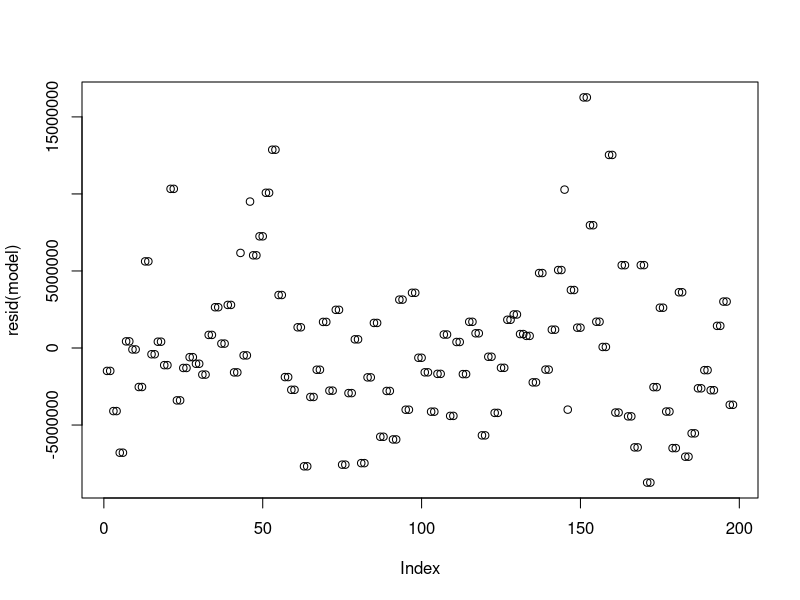
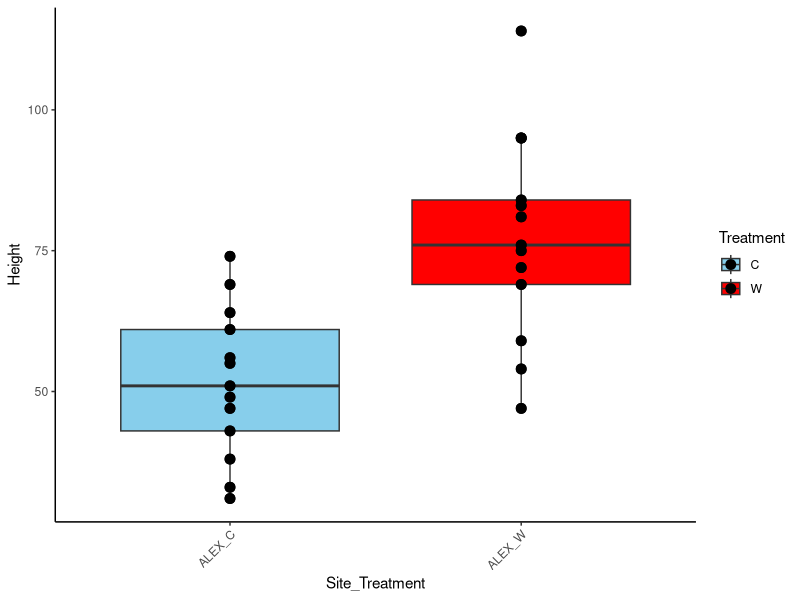
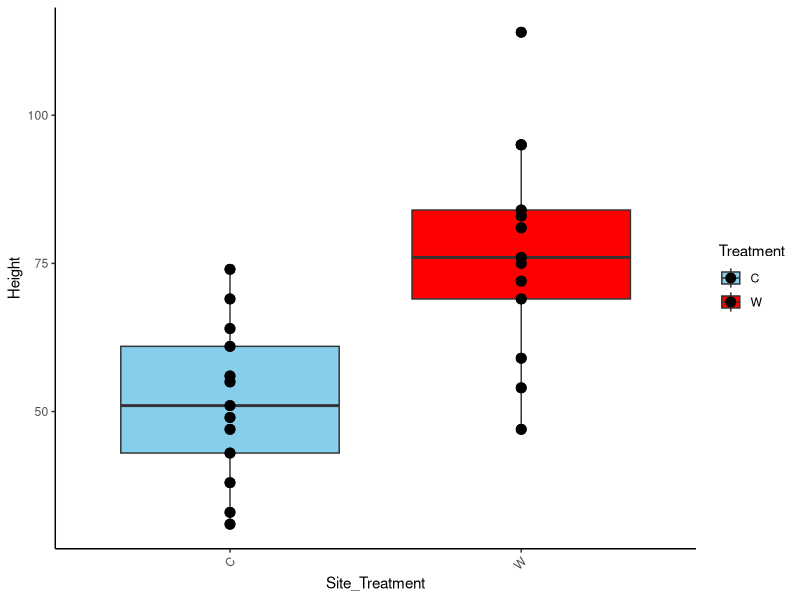
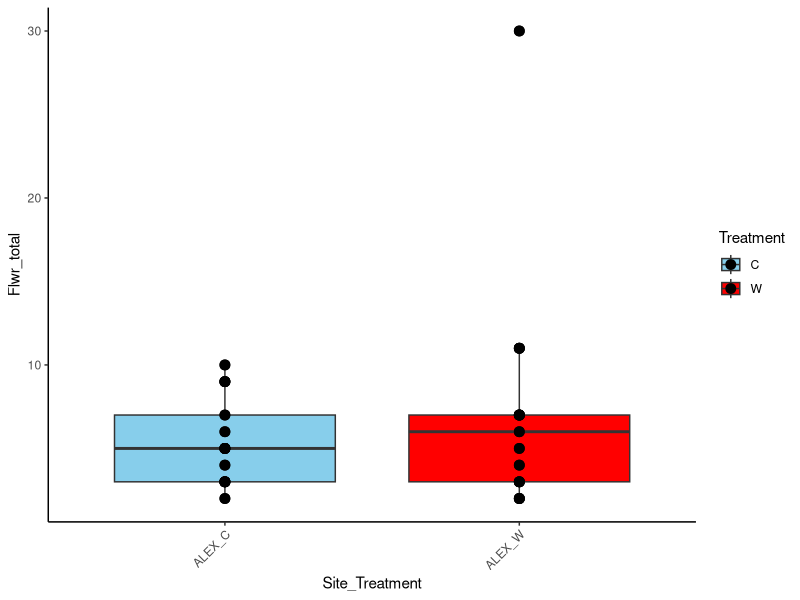
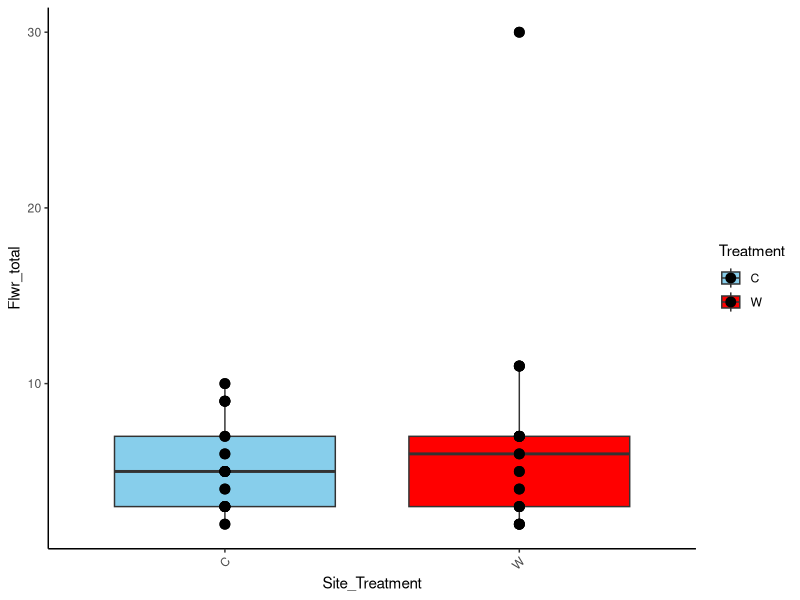
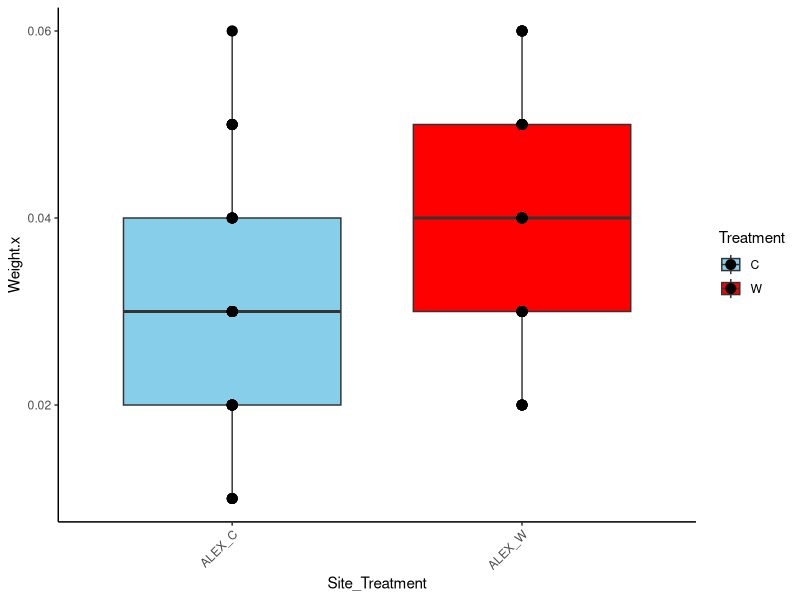
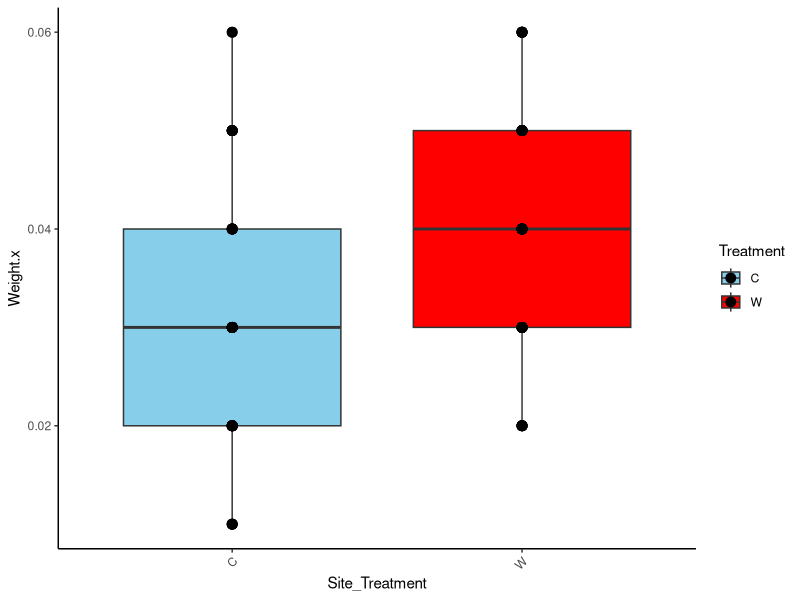
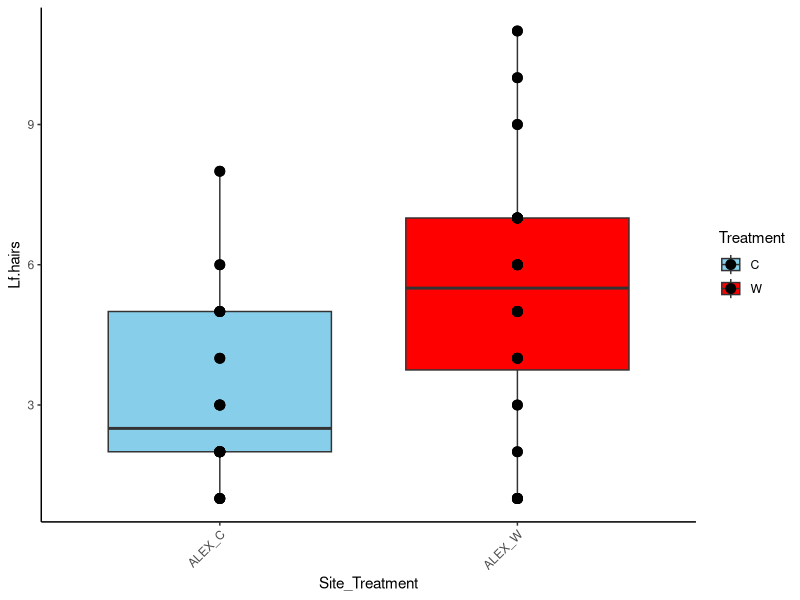

The R script that drew these images, in order: (Note: this script raises an error after producing the figures.)
#import

setwd("~/GitHub/Dryas_GenomeBC/10_Phenotypes")

# load data
data_field_2019 <- read.csv("data_files/dryas_field_traits_2019.csv", header=TRUE)
Total_Methylation_contexts <- read.table("data_files/bismark_summary_report.txt", sep="\t", header=TRUE)
SE_methylation_contexts <-read.table("data_files/SE_bismark_summary_report.txt", sep="\t", header=TRUE)
pheno_2018 <- read.csv("data_files/2018pheno-data_219.csv", header=TRUE)[,c(1:16)]
seed_germ_2018 <- read.csv("data_files/GermData2018Dryas.csv", header=TRUE)
seed_germ_2019 <- read.csv("data_files/Survival_Jan2021.csv", header=TRUE)
DNA_extraction_traits <- read.csv("data_files/dryas_DNA_extraction_traits.csv", header=TRUE)
meta_data_2018_Alex <- read.csv("data_files/dryas_field_metadata_2018.csv", header=TRUE)

#----------------------
# # Check aphids  and phenotype data before join with sequencing data
# data_field_20191 <- data_field_2019
# data_field_2019$Treatment <- data_field_2019$C.W.G
# data_field_2019$mix <- paste0( data_field_2019$Community, "_",  data_field_2019$C.W.G)
#
# traits <- c(  "Weight", "Lf.hairs",
#             "Aphids", "Crystals.on.lv", "X..Cap.Twist.2019")
#
# # Loop over each trait and create a plot
# for (trait in traits) {
#
#   # Filter data to remove NAs from the trait
#   Y2019_data_filtered <-  data_field_2019 %>%
#     filter(!is.na(.data[[trait]]))  # Make sure to filter NAs only
#
#   # Convert the trait to numeric (if it's not already)
#   Y2019_data_filtered[[trait]] <- as.numeric(as.character(Y2019_data_filtered[[trait]]))
#
#   # Running the Kruskal-Wallis test without using .data[[trait]]
#   kruskal_test_result <- kruskal.test(as.formula(paste(trait, "~ Treatment")), data = Y2019_data_filtered)
#
#   # Viewing the results
#   print(trait)
#   print(kruskal_test_result)
#
#   # Generate the filename for the plot
#   plot_filename <- paste0("./plots/2019_data_", trait, ".pdf")
#
#   # Save the plot to a pdf file
#   pdf(plot_filename)
#
#   # Create and save the plot
#   print(
#     ggplot(data = Y2019_data_filtered, aes(x = mix, y = .data[[trait]], fill = Treatment)) +
#       geom_boxplot() +
#       geom_point(size = 3) +
#       labs(x = "Site_Treatment", y = trait) +
#       scale_fill_manual(values = c("skyblue", "red")) +
#       theme_classic() +
#       scale_x_discrete(drop = TRUE) +  # Remove categories with NA or zero
#       theme(axis.text.x = element_text(angle = 45, hjust = 1))
#   )
#
#   # Close the pdf device
#   dev.off()
#
#   # Generate the filename for the second plot
#   plot_filename <- paste0("./plots/2019_Treatment_", trait, ".pdf")
#
#   # Save the plot to a pdf file
#   pdf(plot_filename)
#
#   # Create and save the plot
#   print(
#     ggplot(data = Y2019_data_filtered, aes(x = Treatment, y = .data[[trait]], fill = Treatment)) +
#       geom_boxplot() +
#       geom_point(size = 3) +
#       labs(x = "Site_Treatment", y = trait) +
#       scale_fill_manual(values = c("skyblue", "red"))  +
#       theme_classic() +
#       scale_x_discrete(drop = TRUE) +  # Remove categories with NA or zero
#       theme(axis.text.x = element_text(angle = 45, hjust = 1))
#   )
#
#   # Close the pdf device
#   dev.off()
# }
#-----------------------
# Format names and add IDs

Total_Methylation_contexts <- rbind(Total_Methylation_contexts, SE_methylation_contexts[c(1:2),])


# string split file names to get unique random IDs
split_filenames <- strsplit(Total_Methylation_contexts$File, "_")
extracted_values <- t( sapply(split_filenames, function(x) c(x[2], x[3], x[4])))
colnames(extracted_values) <- c("Site", "Tag", "Unique.Random.ID")
Total_Methylation_contexts1 <- cbind(extracted_values, Total_Methylation_contexts)

split_filenames1 <- strsplit(SE_methylation_contexts$File, "_")
extracted_values1 <- t( sapply(split_filenames1, function(x) c(x[1],x[2], x[3], x[4], x[5], x[6])))
SE_Methylation_contexts1 <- cbind(extracted_values1, SE_methylation_contexts)

Seed_meth <- SE_Methylation_contexts1[c(12:28),]
colnames(Seed_meth)[c(1:6)] <- c("Seedling", "Site", "W.C", "GrowChamber", "Unique.Random.ID", "Pot")
Mat_Flw_Meth <- SE_Methylation_contexts1[c(3:11),]
colnames(Mat_Flw_Meth)[c(1:5)] <- c("PhenoStage", "Site", "Plot", "Unique.Random.ID", "Tag")

# get Site_treat_plot_ID value for metadata and pheno2018 to join for unique ID 2018pheno
pheno_2018$mix <- as.factor(paste0(pheno_2018$Site, "_",pheno_2018$Plot, "_", pheno_2018$C.T, "_", pheno_2018$Plant.ID))
meta_data_2018_Alex$mix <- as.factor(paste0(meta_data_2018_Alex$Community, "_",meta_data_2018_Alex$Plot, "_", meta_data_2018_Alex$C.W.G, "_", meta_data_2018_Alex$Plant.ID))

pheno_2018_IDs <- dplyr::left_join(meta_data_2018_Alex, pheno_2018, by="mix")

#----------------------------
# join by Unique.Random.ID
Total_Methylation_contexts1$Unique.Random.ID <- as.factor(Total_Methylation_contexts1$Unique.Random.ID)
pheno_2018_IDs$Unique.Random.ID <- as.factor(pheno_2018_IDs$Unique.Random.ID)
data_field_2019$Unique.Random.ID <- as.factor(data_field_2019$Unique.Random.ID)
Mat_Flw_Meth$Unique.Random.ID <- as.factor(Mat_Flw_Meth$Unique.Random.ID)
Seed_meth$Unique.Random.ID <- as.factor(Seed_meth$Unique.Random.ID)
seed_germ_2018 $Unique.Random.ID <- as.factor(seed_germ_2018 $Unique.Random.ID)
seed_germ_2019$Unique.Random.ID <- as.factor(seed_germ_2019$Unique.Random.ID)
DNA_extraction_traits$Unique.Random.ID <- as.factor(DNA_extraction_traits$Unique.Random.ID)

# join
Total_data0 <- dplyr::left_join(Total_Methylation_contexts1, pheno_2018_IDs, by="Unique.Random.ID")
Total_data1 <- dplyr::left_join(Total_data0, data_field_2019, by="Unique.Random.ID")
Total_data2 <- dplyr::left_join(Total_data1, seed_germ_2018, by="Unique.Random.ID")
Total_data3 <- dplyr::left_join(Total_data2, seed_germ_2019, by="Unique.Random.ID")
Total_data <- dplyr::left_join(Total_data3, DNA_extraction_traits, by="Unique.Random.ID")

# join seedling data with parent data methylation
Seedling_data <- dplyr::left_join(Seed_meth, Total_data, by="Unique.Random.ID")

# join mature flower data with sen methylation data and phenology of plants
Phenology_data <- dplyr::left_join(Mat_Flw_Meth, Total_data, by="Unique.Random.ID")

colnames(Phenology_data)
colnames(Seedling_data)
colnames(Total_data)

write.table(Total_data, "Wild_Plant_Traits_Merged.tsv", sep = "\t", quote = FALSE, row.names = FALSE)
write.table(Seedling_data, "Seedling_Parent_Traits_Merged.tsv", sep = "\t", quote = FALSE, row.names = FALSE)
write.table(Phenology_data, "MatFlw_Sen_Plant_Traits_Merged.tsv", sep = "\t", quote = FALSE, row.names = FALSE)


#------------------------------
# group and summarize
library(dplyr)

Total_data$Site <- substr(Total_data$Site.x, 1, 3)
Total_data$Treatment <- substr(Total_data$File, 1, 1)
Total_data$mix <- as.factor(paste0( Total_data$Site, "_", Total_data$Treatment))

Total_data$mix_chamber <- as.factor(paste0( Total_data$Site, "_", Total_data$Treatment, "_", Total_data$Chamber))

# calculate %meth
Total_data$percent_CpG <- (Total_data$Methylated.CpGs/(Total_data$Methylated.CpGs + Total_data$Unmethylated.CpGs))*100
Total_data$percent_chg <- (Total_data$Methylated.CpGs/(Total_data$Methylated.chgs + Total_data$Unmethylated.chgs))*100
Total_data$percent_CHH <- (Total_data$Methylated.CpGs/(Total_data$Methylated.CHHs + Total_data$Unmethylated.CHHs))*100

Total_data$TotalCs <- (Total_data$Methylated.CHHs + Total_data$Unmethylated.CHHs)+(Total_data$Methylated.chgs + Total_data$Unmethylated.chgs)+(Total_data$Methylated.CpGs + Total_data$Unmethylated.CpGs)
Total_data$TotalmCs <- Total_data$Methylated.CHHs+Total_data$Methylated.chgs+Total_data$Methylated.CpGs
Total_data$TotalCHH <- (Total_data$Methylated.CHHs + Total_data$Unmethylated.CHHs)+(Total_data$Methylated.chgs + Total_data$Unmethylated.chgs)+(Total_data$Methylated.CpGs + Total_data$Unmethylated.CpGs)
Total_data$Totalchg <- (Total_data$Methylated.CHHs + Total_data$Unmethylated.CHHs)+(Total_data$Methylated.chgs + Total_data$Unmethylated.chgs)+(Total_data$Methylated.CpGs + Total_data$Unmethylated.CpGs)
Total_data$TotalCpG <- (Total_data$Methylated.CHHs + Total_data$Unmethylated.CHHs)+(Total_data$Methylated.chgs + Total_data$Unmethylated.chgs)+(Total_data$Methylated.CpGs + Total_data$Unmethylated.CpGs)


databySite <- group_by(Total_data, by=Treatment)
#summarize


sum_treatment_summary <- summarize(databySite,
                                   Aligned.Reads = sum(Aligned.Reads, na.rm = TRUE),
                                   Total.Reads = sum(Total.Reads, na.rm = TRUE),
                                   Methylated.CpGs = sum(Methylated.CpGs, na.rm = TRUE),
                                   Methylated.chgs = sum(Methylated.chgs, na.rm = TRUE),
                                   Methylated.CHHs = sum(Methylated.CHHs, na.rm = TRUE),
                                   Unmethylated.CpGs = sum(Unmethylated.CpGs, na.rm = TRUE),
                                   Unmethylated.chgs = sum(Unmethylated.chgs, na.rm = TRUE),
                                   Unmethylated.CHHs = sum(Unmethylated.CHHs, na.rm = TRUE),
                                   percent_CpG = sum(percent_CpG, na.rm = TRUE),
                                   percent_chg = sum(percent_chg, na.rm = TRUE),
                                   percent_CHH = sum(percent_CHH, na.rm = TRUE),
                                   Height = sum(Height, na.rm = TRUE),
                                   Flwr_total = sum(Flwr_total, na.rm = TRUE),
                                   Lf.Weight.2018 = sum(Weight.x, na.rm = TRUE),
                                   Lf.hairs.field = sum(Lf.hairs, na.rm = TRUE),
                                   Aphids = sum(Aphids, na.rm = TRUE),
                                   Crystals.on.lv = sum(Crystals.on.lv, na.rm = TRUE),
                                   Seed_count2018 = sum(X..seeds..all.seeds., na.rm = TRUE),
                                   Seed_weight2018 = sum(weight.all.seeds..g.mg., na.rm = TRUE),
                                   Dryas.seed.Ripeness = sum(Dryas.seed.Ripeness, na.rm = TRUE),
                                   Seed_count2019 = sum(Number.of.Seeds, na.rm = TRUE),
                                   Seed.weight2019 = sum(Seed.weight.mg, na.rm = TRUE),
                                   Percent_germ2019 = sum(Percent_germ, na.rm = TRUE),
                                   Numb.Lv = sum(Numb.Lv, na.rm = TRUE),
                                   Hair.on.leaves = sum(Hair.on.leaves, na.rm = TRUE)
)

mean_treatment_summary <- summarize(databySite,
                                    Aligned.Reads = mean(Aligned.Reads, na.rm = TRUE),
                                    Total.Reads = mean(Total.Reads, na.rm = TRUE),
                                    Methylated.CpGs = mean(Methylated.CpGs, na.rm = TRUE),
                                    Methylated.chgs = mean(Methylated.chgs, na.rm = TRUE),
                                    Methylated.CHHs = mean(Methylated.CHHs, na.rm = TRUE),
                                    Unmethylated.CpGs = mean(Unmethylated.CpGs, na.rm = TRUE),
                                    Unmethylated.chgs = mean(Unmethylated.chgs, na.rm = TRUE),
                                    Unmethylated.CHHs = mean(Unmethylated.CHHs, na.rm = TRUE),
                                    Height = mean(Height, na.rm = TRUE),
                                    Flwr_total = mean(Flwr_total, na.rm = TRUE),
                                    Lf.Weight.2018 = mean(Weight.x, na.rm = TRUE),
                                    Lf.hairs.field = mean(Lf.hairs, na.rm = TRUE),
                                    Aphids = mean(Aphids, na.rm = TRUE),
                                    Crystals.on.lv = mean(Crystals.on.lv, na.rm = TRUE),
                                    Seed_count2018 = mean(X..seeds..all.seeds., na.rm = TRUE),
                                    Seed_weight2018 = mean(weight.all.seeds..g.mg., na.rm = TRUE),
                                    Dryas.seed.Ripeness = mean(Dryas.seed.Ripeness, na.rm = TRUE),
                                    Seed_count2019 = mean(Number.of.Seeds, na.rm = TRUE),
                                    Seed.weight2019 = mean(Seed.weight.mg, na.rm = TRUE),
                                    Percent_germ2019 = mean(Percent_germ, na.rm = TRUE),
                                    Numb.Lv = mean(Numb.Lv, na.rm = TRUE),
                                    Hair.on.leaves = mean(Hair.on.leaves, na.rm = TRUE)
)
write.table(mean_treatment_summary, "mean_treatment_summary.tsv", sep = "\t", quote = FALSE, row.names = FALSE)


#----------------
#group
databySite <- group_by(Total_data, by=mix)
#summarize


sum_Site_treatment_summary <- summarize(databySite,
                                        Aligned.Reads = sum(Aligned.Reads, na.rm = TRUE),
                                        Total.Reads = sum(Total.Reads, na.rm = TRUE),
                                        Methylated.CpGs = sum(Methylated.CpGs, na.rm = TRUE),
                                        Methylated.chgs = sum(Methylated.chgs, na.rm = TRUE),
                                        Methylated.CHHs = sum(Methylated.CHHs, na.rm = TRUE),
                                        Unmethylated.CpGs = sum(Unmethylated.CpGs, na.rm = TRUE),
                                        Unmethylated.chgs = sum(Unmethylated.chgs, na.rm = TRUE),
                                        Unmethylated.CHHs = sum(Unmethylated.CHHs, na.rm = TRUE),
                                        Height = sum(Height, na.rm = TRUE),
                                        Flwr_total = sum(Flwr_total, na.rm = TRUE),
                                        Lf.Weight.2018 = sum(Weight.x, na.rm = TRUE),
                                        Lf.hairs.field = sum(Lf.hairs, na.rm = TRUE),
                                        Aphids = sum(Aphids, na.rm = TRUE),
                                        Crystals.on.lv = sum(Crystals.on.lv, na.rm = TRUE),
                                        Seed_count2018 = sum(X..seeds..all.seeds., na.rm = TRUE),
                                        Seed_weight2018 = sum(weight.all.seeds..g.mg., na.rm = TRUE),
                                        Dryas.seed.Ripeness = sum(Dryas.seed.Ripeness, na.rm = TRUE),
                                        Seed_count2019 = sum(Number.of.Seeds, na.rm = TRUE),
                                        Seed.weight2019 = sum(Seed.weight.mg, na.rm = TRUE),
                                        Percent_germ2019 = sum(Percent_germ, na.rm = TRUE),
                                        Numb.Lv = sum(Numb.Lv, na.rm = TRUE),
                                        Hair.on.leaves = sum(Hair.on.leaves, na.rm = TRUE)
)

mean_Site_treatment_summary <- summarize(databySite,
                                        Aligned.Reads = mean(Aligned.Reads, na.rm = TRUE),
                                        Total.Reads = mean(Total.Reads, na.rm = TRUE),
                                        Methylated.CpGs = mean(Methylated.CpGs, na.rm = TRUE),
                                        Methylated.chgs = mean(Methylated.chgs, na.rm = TRUE),
                                        Methylated.CHHs = mean(Methylated.CHHs, na.rm = TRUE),
                                        Unmethylated.CpGs = mean(Unmethylated.CpGs, na.rm = TRUE),
                                        Unmethylated.chgs = mean(Unmethylated.chgs, na.rm = TRUE),
                                        Unmethylated.CHHs = mean(Unmethylated.CHHs, na.rm = TRUE),
                                        Height = mean(Height, na.rm = TRUE),
                                        Flwr_total = mean(Flwr_total, na.rm = TRUE),
                                        Lf.Weight.2018 = mean(Weight.x, na.rm = TRUE),
                                        Lf.hairs.field = mean(Lf.hairs, na.rm = TRUE),
                                        Aphids = mean(Aphids, na.rm = TRUE),
                                        Crystals.on.lv = mean(Crystals.on.lv, na.rm = TRUE),
                                        Seed_count2018 = mean(X..seeds..all.seeds., na.rm = TRUE),
                                        Seed_weight2018 = mean(weight.all.seeds..g.mg., na.rm = TRUE),
                                        Dryas.seed.Ripeness = mean(Dryas.seed.Ripeness, na.rm = TRUE),
                                        Seed_count2019 = mean(Number.of.Seeds, na.rm = TRUE),
                                        Seed.weight2019 = mean(Seed.weight.mg, na.rm = TRUE),
                                        Percent_germ2019 = mean(Percent_germ, na.rm = TRUE),
                                        Numb.Lv = mean(Numb.Lv, na.rm = TRUE),
                                        Hair.on.leaves = mean(Hair.on.leaves, na.rm = TRUE)
)

write.table(mean_Site_treatment_summary, "mean_Site_treatment_summary.tsv", sep = "\t", quote = FALSE, row.names = FALSE)

#--------------------------------
# Group by low and High chambers and site

databyChamber <- group_by(Total_data, by=Site, Treatment, Chamber)
#summarize

sum_chamber_summary <- summarize(databyChamber,
                                   Percent_germ2019 = sum(Percent_germ, na.rm = TRUE),
)

#---------------------------------
#ggplot

# remove the extra samples
Total_data <- Total_data[-c(101, 202:203),]


# link Alex sites

Total_data$Site_Alex <- gsub("CAS|WIL|FER|MEA|DRY", "ALEX", Total_data$Site)

Total_data$mix <- as.factor(paste0(Total_data$Site_Alex, "_", Total_data$Treatment))

#----------------------
library(dplyr)
library(ggplot2)
library(car)
library(lme4)

# Define the trait
traits <- c(#"Aligned.Reads", "Total.Reads", "Methylated.CpGs", "Methylated.chgs", "Methylated.CHHs",
            #"Unmethylated.CpGs", "Unmethylated.chgs", "Unmethylated.CHHs",
            #"percent_CpG", "percent_chg", "percent_CHH",
            #"TotalCpG", "Totalchg", "TotalCHH", "TotalmCs", "TotalCs")
             "Height", "Flwr_total", "Weight.x", "Lf.hairs",
             "Aphids",  "X..seeds..all.seeds.", "weight.all.seeds..g.mg.",
             "Dryas.seed.Ripeness", "Number.of.Seeds", "Seed.weight.mg",
             "Percent_germ", "Numb.Lv", "Hair.on.leaves")

Total_data$Methylated.CHHs[which(Total_data$Methylated.CHHs>1e8)] <- NA

# Loop over each trait and create a plot
for (trait in traits) {
  # Filter data to remove NAs and zeros from the trait
  Total_data_filtered <- Total_data %>%
    filter(!is.na(.data[[trait]]) & .data[[trait]] != 0)

  # Convert the trait to numeric (if it's not already)
  Total_data_filtered[[trait]] <- as.numeric(as.character(Total_data_filtered[[trait]]))

  # Running the Kruskal-Wallis test without using .data[[trait]]
  kruskal_test_result <- kruskal.test(as.formula(paste(trait, "~ Treatment")), data = Total_data_filtered)

  # Viewing the results
  print(trait)
  print(kruskal_test_result)

  #----------------------------
  model <- lmer(as.formula(paste(trait, "~ Treatment+(1 | Site)")), data = Total_data)
  summary(model)
  #plot(resid(model))
  # Type II ANOVA
  print(Anova(model, type = 2))

  #----------------------------
  # Generate the filename for the plot
  plot_filename <- paste0("./plots/", trait, ".pdf")

  # Save the plot to a pdf file
  pdf(plot_filename)

  # Create and save the plot
  print(
    ggplot(data = Total_data_filtered, aes(x = mix, y = .data[[trait]], fill =Treatment)) +
      geom_boxplot() +
      geom_point(size = 3) +
      labs(x = "Site_Treatment", y = trait) +
      scale_fill_manual(values = c("skyblue", "red") ) +
      theme_classic() +
      scale_x_discrete(drop = TRUE) +  # Remove categories with NA or zero
      theme(axis.text.x = element_text(angle = 45, hjust = 1))
  )

  # Close the pdf device
  dev.off()

  # Generate the filename for the plot
  plot_filename <- paste0("./plots/Treatment_", trait, ".pdf")

  # Save the plot to a pdf file
  pdf(plot_filename)

  # Create and save the plot
  print(
    ggplot(data = Total_data_filtered, aes(x =Treatment, y = .data[[trait]], fill = Treatment)) +
      geom_boxplot() +
      geom_point(size = 3) +
      labs(x = "Site_Treatment", y = trait) +
      scale_fill_manual(values = c("skyblue", "red"))  +
      theme_classic() +
      scale_x_discrete(drop = TRUE) +  # Remove categories with NA or zero
      theme(axis.text.x = element_text(angle = 45, hjust = 1))
  )

  # Close the pdf device
  dev.off()
}

#############################
# Make plot of Germination in each growth chamber by site

trait="Percent_germ"
# Filter data to remove NAs and zeros from the trait
Total_data_filtered <- Total_data %>%
  filter(!is.na(.data[[trait]]) & .data[[trait]] != 0)

# Convert the trait to numeric (if it's not already)
Total_data_filtered[[trait]] <- as.numeric(as.character(Total_data_filtered[[trait]]))

Total_data_filtered$Site_Chamber <- paste0(Total_data_filtered$Site_Alex, "_", Total_data_filtered$Chamber)
# Generate the filename for the plot
plot_filename <- paste0("./plots/Site_Chamber_", trait, ".pdf")

# Save the plot to a pdf file
pdf(plot_filename)

# Create and save the plot
print(
  ggplot(data = Total_data_filtered, aes(x =Site_Chamber, y = .data[[trait]])) +
    geom_boxplot(fill="green") +
    geom_point(size = 3) +
    labs(x = "Home site _ Growth chamber", y = "Percentage germination") +
    theme_classic() +
    theme(axis.text.x = element_text(angle = 45, hjust = 1))
)
# Close the pdf device
dev.off()

plot_filename <- paste0("./plots/Chamber_", trait, ".pdf")

# Save the plot to a pdf file
pdf(plot_filename)

# Create and save the plot
print(
  ggplot(data = Total_data_filtered, aes(x =Chamber, y = .data[[trait]])) +
    geom_boxplot() +
    geom_point(size = 3) +
    labs(x = "Site_Treatment", y = trait) +
    theme_classic() +
    theme(axis.text.x = element_text(angle = 45, hjust = 1))
)

# Close the pdf device
dev.off()

# Make png
plot_filename <- paste0("./plots/Site_Chamber_", trait, ".png")
png(plot_filename, width=1500, height=1200, res=300)
print(
  ggplot(data = Total_data_filtered, aes(x =Site_Chamber, y = .data[[trait]])) +
    geom_boxplot(fill="green") +
    geom_point(size = 3) +
    labs(x = "Home site _ Growth chamber", y = "Percentage germination") +
    theme_classic() +
    theme(axis.text.x = element_text(angle = 45, hjust = 1))
)

dev.off()


# Convert the trait to numeric (if it's not already)
Total_data_filtered[[trait]] <- as.numeric(as.character(Total_data_filtered[[trait]]))

# Running the Kruskal-Wallis test without using .data[[trait]]
kruskal_test_result <- kruskal.test(as.formula(paste(trait, "~ Chamber")), data = Total_data_filtered)

# Viewing the results
print(trait)
print(kruskal_test_result)


####################################
# check significance of total methylation in each context

# Fit the MANOVA model
model <- manova(cbind(Methylated.CpGs, Methylated.chgs, Methylated.CHHs) ~ Treatment+Site, data = Total_data)

# Print the summary of the MANOVA
summary(model)

# You can also get a detailed result using:
summary(model, test = "Wilks")  # Wilks' Lambda test is commonly used

# Df   Wilks approx F num Df den Df  Pr(>F)
# Treatment   1 0.95319   3.0937      3 189.00 0.02819 *
#   Site        7 0.38312  10.2627     21 543.26 < 2e-16 ***
#   Residuals 191
# ---
#   Signif. codes:  0 ‘***’ 0.001 ‘**’ 0.01 ‘*’ 0.05 ‘.’ 0.1 ‘ ’ 1

#--------------------
# Fit the ANOVA model
anova_model <- aov(Methylated.CpGs ~ Treatment +Site, data = Total_data)

# Print the summary of the ANOVA
summary(anova_model)

# Df    Sum Sq   Mean Sq F value Pr(>F)
# Treatment     1 9.954e+13 9.954e+13   3.605 0.0591 .
# Site          7 3.184e+15 4.548e+14  16.473 <2e-16 ***
#   Residuals   191 5.274e+15 2.761e+13

#--------------------------
# Fit the ANOVA model
anova_model <- aov(Methylated.chgs ~ Treatment + Site, data = Total_data)

# Print the summary of the ANOVA
summary(anova_model)

# Df    Sum Sq   Mean Sq F value   Pr(>F)
# Treatment     1 9.104e+13 9.104e+13   7.438  0.00698 **
#   Site          7 1.295e+15 1.850e+14  15.113 1.17e-15 ***
#   Residuals   191 2.338e+15 1.224e+13

#------------------------
# Example data (replace with your own dataset)

# Fit the ANOVA model
anova_model <- aov(Methylated.CHHs ~ Treatment +Site, data = Total_data)

# Print the summary of the ANOVA
summary(anova_model)

# Df    Sum Sq   Mean Sq F value  Pr(>F)
# Treatment     1 6.243e+14 6.243e+14   5.855 0.01647 *
#   Site          7 2.526e+15 3.609e+14   3.385 0.00198 **
#   Residuals   191 2.036e+16 1.066e+14

##############################
# if not normally distributed

# Running the Kruskal-Wallis test
kruskal_test_result <- kruskal.test(Methylated.CHHs ~ Treatment, data = Total_data)

# Viewing the results
print(kruskal_test_result)

# data:  Methylated.CHHs by Treatment
# Kruskal-Wallis chi-squared = 6.0665, df = 1, p-value = 0.01378

#----------------------
# Running the Kruskal-Wallis test
kruskal_test_result <- kruskal.test(Unmethylated.CHHs ~ Treatment, data = Total_data)

# Viewing the results
print(kruskal_test_result)

#data:  Unmethylated.CHHs by Treatment
#Kruskal-Wallis chi-squared = 0.9745, df = 1, p-value = 0.3236
#---------------------
# Running the Kruskal-Wallis test
kruskal_test_result <- kruskal.test(percent_CHH ~ Treatment, data = Total_data)

# Viewing the results
print(kruskal_test_result)

#data:  percent_CHH by Treatment
#Kruskal-Wallis chi-squared = 1.3986, df = 1, p-value = 0.237

###########################################
library(lme4)
# Fit a mixed-effects model
model <- lmer(Methylated.CHHs ~ Treatment + (1 | Site), data = Total_data)

# View model summary
summary(model)

plot(resid(model))

# get significance
install.packages("car")
library(car)

# Type II ANOVA
Anova(model, type = 2)

# Treatment 5.8553  1    0.01553 *

####################################
# Test percentage specifically

# Fit the MANOVA model
model <- manova(cbind(percent_CpG,percent_chg, percent_CHH) ~ Treatment+Site, data = Total_data)

# Print the summary of the MANOVA
summary(model)

# You can also get a detailed result using:
summary(model, test = "Wilks")  # Wilks' Lambda test is commonly used

# Df   Wilks approx F num Df den Df  Pr(>F)
# Treatment   1 0.96888    3.051      2    190 0.04964 *
#   Site        7 0.37351   17.270     14    380 < 2e-16 ***
#   Residuals 191

#--------------------------
# Fit the ANOVA model
anova_model <- aov(percent_CpG ~ Treatment + Site, data = Total_data)

# Print the summary of the ANOVA
summary(anova_model)

# Df Sum Sq Mean Sq F value Pr(>F)
# Treatment     1   15.0   14.98   4.305 0.0393 *
#   Site          7 1723.2  246.18  70.741 <2e-16 ***
#   Residuals   191  664.7    3.48

#--------------------------
# Fit the ANOVA model
anova_model <- aov(percent_chg ~ Treatment + Site, data = Total_data)

# Print the summary of the ANOVA
summary(anova_model)

# Df Sum Sq Mean Sq F value Pr(>F)
# Treatment     1   6.64    6.64   4.763 0.0303 *
#   Site          7 314.97   45.00  32.269 <2e-16 ***
#   Residuals   191 266.33    1.39

#------------------------
# Example data (replace with your own dataset)

# Fit the ANOVA model
anova_model <- aov(percent_CHH ~ Treatment +Site, data = Total_data)

# Print the summary of the ANOVA
summary(anova_model)

# Df Sum Sq Mean Sq F value Pr(>F)
# Treatment     1  0.176  0.1762   3.735 0.0548 .
# Site          7  8.560  1.2228  25.922 <2e-16 ***
#   Residuals   191  9.010  0.0472

###########################################

# Fit the MANOVA model
model <- manova(cbind(Unmethylated.CpGs, Unmethylated.chgs, Unmethylated.CHHs) ~ Treatment+Site, data = Total_data)

# Print the summary of the MANOVA
summary(model)

# You can also get a detailed result using:
summary(model, test = "Wilks")  # Wilks' Lambda test is commonly used

# Df   Wilks approx F num Df den Df Pr(>F)
# Treatment   1 0.97083   1.8927      3 189.00 0.1322
# Site        7 0.19677  19.6995     21 543.26 <2e-16 ***
#   Residuals 191
# ---
#   Signif. codes:  0 ‘***’ 0.001 ‘**’ 0.01 ‘*’ 0.05 ‘.’ 0.1 ‘ ’ 1


#---------------
# Fit the ANOVA model
anova_model <- aov(TotalmCs ~ Treatment +Site, data = Total_data)

# Print the summary of the ANOVA
summary(anova_model)
# Treatment     1 1.981e+15 1.981e+15   6.830  0.00968 **
#   Site          7 1.710e+16 2.443e+15   8.427 5.68e-09 ***
#   Residuals   191 5.538e+16 2.900e+14
# ---

#------------------
# Fit the ANOVA model
anova_model <- aov(TotalCs ~ Treatment +Site, data = Total_data)

# Print the summary of the ANOVA
summary(anova_model)

# Df    Sum Sq   Mean Sq F value   Pr(>F)
# Treatment     1 2.041e+16 2.041e+16   0.780    0.378
# Site          7 1.202e+18 1.717e+17   6.559 6.01e-07 ***
#   Residuals   191 5.001e+18 2.618e+16
#




##############################
# Traits measured across all sites

# Fit the MANOVA model
model <- manova(cbind(Lf.hairs,Number.of.Seeds, Percent_germ, Weight.x, Seed.weight.mg) ~ Treatment+Site, data = Total_data)

# Print the summary of the MANOVA
summary(model)

# You can also get a detailed result using:
summary(model, test = "Wilks")  # Wilks' Lambda test is commonly used

# Df   Wilks approx F num Df den Df    Pr(>F)
# Treatment  1 0.43504   7.7919      5     30 8.499e-05 ***
#   Site       2 0.67394   1.3087     10     60    0.2467
# Residuals 34
# ---
#   Signif. codes:  0 ‘***’ 0.001 ‘**’ 0.01 ‘*’ 0.05 ‘.’ 0.1 ‘ ’ 1


#############################

# Fit the ANOVA model
anova_model <- aov(Lf.hairs ~ Treatment + Site, data = Total_data)

# Print the summary of the ANOVA
summary(anova_model)

# Df Sum Sq Mean Sq F value   Pr(>F)
# Treatment    1  161.8  161.78  28.704 6.95e-07 ***
#   Site         4  205.7   51.43   9.125 3.42e-06 ***
#   Residuals   86  484.7    5.64
# ---
#   Signif. codes:  0 ‘***’ 0.001 ‘**’ 0.01 ‘*’ 0.05 ‘.’ 0.1 ‘ ’ 1
# 108 observations deleted due to missingness
#---------------------------

# Fit the ANOVA model
anova_model <- aov(Number.of.Seeds ~ Treatment + Site, data = Total_data)

# Print the summary of the ANOVA
summary(anova_model)

# Df Sum Sq Mean Sq F value   Pr(>F)
# Treatment     1   1356  1355.6  22.440 6.14e-06 ***
#   Site          5   1337   267.5   4.428 0.000993 ***
#   Residuals   117   7068    60.4
# ---
#   Signif. codes:  0 ‘***’ 0.001 ‘**’ 0.01 ‘*’ 0.05 ‘.’ 0.1 ‘ ’ 1
# 76 observations deleted due to missingness
#---------------------------
# Fit the ANOVA model
anova_model <- aov(Percent_germ ~ Treatment + Site, data = Total_data)

# Print the summary of the ANOVA
summary(anova_model)
# Df Sum Sq Mean Sq F value   Pr(>F)
# Treatment     1 0.0215 0.02150   2.445 0.120931
# Site          5 0.2375 0.04751   5.401 0.000184 ***
#   Residuals   105 0.9236 0.00880
# ---
#   Signif. codes:  0 ‘***’ 0.001 ‘**’ 0.01 ‘*’ 0.05 ‘.’ 0.1 ‘ ’ 1
# 88 observations deleted due to missingness

###################################


# Take a look at seedlings data
# Seedling_data

#------------------------------
# group and summarize

library(dplyr)

Seedling_data$Treatment <-Seedling_data$W.C
Seedling_data$mix <- as.factor(paste0( Seedling_data$Site, "_", Seedling_data$W.C))

Seedling_data$mix_chamber <- as.factor(paste0( Seedling_data$Site, "_", Seedling_data$Treatment, "_", Seedling_data$Chamber))

#group
databySite <- group_by(Seedling_data, by=mix_chamber)
#summarize


sum_Site_treatment_summary <- summarize(databySite,
                                        Aligned.Reads.x = sum(Aligned.Reads.x, na.rm = TRUE),
                                        Total.Reads.x = sum(Total.Reads.x, na.rm = TRUE),
                                        Methylated.CpGs.x = sum(Methylated.CpGs.x, na.rm = TRUE),
                                        Methylated.chgs.x = sum(Methylated.chgs.x, na.rm = TRUE),
                                        Methylated.CHHs.x = sum(Methylated.CHHs.x, na.rm = TRUE),
                                        Unmethylated.CpGs.x = sum(Unmethylated.CpGs.x, na.rm = TRUE),
                                        Unmethylated.chgs.x = sum(Unmethylated.chgs.x, na.rm = TRUE),
                                        Unmethylated.CHHs.x = sum(Unmethylated.CHHs.x, na.rm = TRUE),

                                        Aligned.Reads.y = sum(Aligned.Reads.y, na.rm = TRUE),
                                        Total.Reads.y = sum(Total.Reads.y, na.rm = TRUE),
                                        Methylated.CpGs.y = sum(Methylated.CpGs.y, na.rm = TRUE),
                                        Methylated.chgs.y = sum(Methylated.chgs.y, na.rm = TRUE),
                                        Methylated.CHHs.y = sum(Methylated.CHHs.y, na.rm = TRUE),
                                        Unmethylated.CpGs.y = sum(Unmethylated.CpGs.y, na.rm = TRUE),
                                        Unmethylated.chgs.y = sum(Unmethylated.chgs.y, na.rm = TRUE),
                                        Unmethylated.CHHs.y = sum(Unmethylated.CHHs.y, na.rm = TRUE),


                                        Height = sum(Height, na.rm = TRUE),
                                        Flwr_total = sum(Flwr_total, na.rm = TRUE),
                                        Lf.Weight.2018 = sum(Weight.x, na.rm = TRUE),
                                        Lf.hairs.field = sum(Lf.hairs, na.rm = TRUE),
                                        Aphids = sum(Aphids, na.rm = TRUE),
                                        Crystals.on.lv = sum(Crystals.on.lv, na.rm = TRUE),
                                        Seed_count2018 = sum(X..seeds..all.seeds., na.rm = TRUE),
                                        Seed_weight2018 = sum(weight.all.seeds..g.mg., na.rm = TRUE),
                                        Dryas.seed.Ripeness = sum(Dryas.seed.Ripeness, na.rm = TRUE),
                                        Seed_count2019 = sum(Number.of.Seeds, na.rm = TRUE),
                                        Seed.weight2019 = sum(Seed.weight.mg, na.rm = TRUE),
                                        Percent_germ2019 = sum(Percent_germ, na.rm = TRUE),
                                        Numb.Lv = sum(Numb.Lv, na.rm = TRUE),
                                        Hair.on.leaves = sum(Hair.on.leaves, na.rm = TRUE)
)

mean_Site_treatment_summary <- summarize(databySite,
                                         Aligned.Reads.x = mean(Aligned.Reads.x, na.rm = TRUE),
                                         Total.Reads.x = mean(Total.Reads.x, na.rm = TRUE),
                                         Methylated.CpGs.x = mean(Methylated.CpGs.x, na.rm = TRUE),
                                         Methylated.chgs.x = mean(Methylated.chgs.x, na.rm = TRUE),
                                         Methylated.CHHs.x = mean(Methylated.CHHs.x, na.rm = TRUE),
                                         Unmethylated.CpGs.x = mean(Unmethylated.CpGs.x, na.rm = TRUE),
                                         Unmethylated.chgs.x = mean(Unmethylated.chgs.x, na.rm = TRUE),
                                         Unmethylated.CHHs.x = mean(Unmethylated.CHHs.x, na.rm = TRUE),

                                         Aligned.Reads.y = mean(Aligned.Reads.y, na.rm = TRUE),
                                         Total.Reads.y = mean(Total.Reads.y, na.rm = TRUE),
                                         Methylated.CpGs.y = mean(Methylated.CpGs.y, na.rm = TRUE),
                                         Methylated.chgs.y = mean(Methylated.chgs.y, na.rm = TRUE),
                                         Methylated.CHHs.y = mean(Methylated.CHHs.y, na.rm = TRUE),
                                         Unmethylated.CpGs.y = mean(Unmethylated.CpGs.y, na.rm = TRUE),
                                         Unmethylated.chgs.y = mean(Unmethylated.chgs.y, na.rm = TRUE),
                                         Unmethylated.CHHs.y = mean(Unmethylated.CHHs.y, na.rm = TRUE),


                                         Height = mean(Height, na.rm = TRUE),
                                         Flwr_total = mean(Flwr_total, na.rm = TRUE),
                                         Lf.Weight.2018 = mean(Weight.x, na.rm = TRUE),
                                         Lf.hairs.field = mean(Lf.hairs, na.rm = TRUE),
                                         Aphids = mean(Aphids, na.rm = TRUE),
                                         Crystals.on.lv = mean(Crystals.on.lv, na.rm = TRUE),
                                         Seed_count2018 = mean(X..seeds..all.seeds., na.rm = TRUE),
                                         Seed_weight2018 = mean(weight.all.seeds..g.mg., na.rm = TRUE),
                                         Dryas.seed.Ripeness = mean(Dryas.seed.Ripeness, na.rm = TRUE),
                                         Seed_count2019 = mean(Number.of.Seeds, na.rm = TRUE),
                                         Seed.weight2019 = mean(Seed.weight.mg, na.rm = TRUE),
                                         Percent_germ2019 = mean(Percent_germ, na.rm = TRUE),
                                         Numb.Lv = mean(Numb.Lv, na.rm = TRUE),
                                         Hair.on.leaves = mean(Hair.on.leaves, na.rm = TRUE)
)

#----------------------
library(dplyr)
library(ggplot2)

# Define the trait
traits <- c("Aligned.Reads.x", "Total.Reads.x", "Methylated.CpGs.x", "Methylated.chgs.x", "Methylated.CHHs.x",
            "Unmethylated.CpGs.x", "Unmethylated.chgs.x", "Unmethylated.CHHs.x",
            "Height", "Flwr_total", "Weight.x", "Lf.hairs",
              "X..seeds..all.seeds.", "weight.all.seeds..g.mg.",
            "Dryas.seed.Ripeness", "Number.of.Seeds", "Seed.weight.mg",
            "Percent_germ", "Numb.Lv", "Hair.on.leaves")

#"Aphids""Crystals.on.lv",

# Loop over each trait and create a plot
for (trait in traits) {
  # Filter data to remove NAs and zeros from the trait
  Seedling_data_filtered <- Seedling_data %>%
    filter(!is.na(.data[[trait]]) & .data[[trait]] != 0)

  # Convert the trait to numeric (if it's not already)
  Seedling_data_filtered[[trait]] <- as.numeric(as.character(Seedling_data_filtered[[trait]]))

  # Generate the filename for the plot
  plot_filename <- paste0("./plots_seedlings/", trait, ".pdf")

  # Save the plot to a pdf file
  pdf(plot_filename)

  # Create and save the plot
  print(
    ggplot(data = Seedling_data_filtered, aes(x = mix, y = .data[[trait]], fill =Treatment)) +
      geom_boxplot() +
      geom_point(size = 3) +
      labs(x = "Site_Treatment", y = trait) +
      scale_fill_manual(values = c("skyblue", "red") ) +
      theme_classic() +
      scale_x_discrete(drop = TRUE) +  # Remove categories with NA or zero
      theme(axis.text.x = element_text(angle = 45, hjust = 1))
  )

  # Close the pdf device
  dev.off()

  # Generate the filename for the plot
  plot_filename <- paste0("./plots_seedlings/Treatment_", trait, ".pdf")

  # Save the plot to a pdf file
  pdf(plot_filename)

  # Create and save the plot
  print(
    ggplot(data = Seedling_data_filtered, aes(x =Treatment, y = .data[[trait]], fill = Treatment)) +
      geom_boxplot() +
      geom_point(size = 3) +
      labs(x = "Site_Treatment", y = trait) +
      scale_fill_manual(values = c("skyblue", "red"))  +
      theme_classic() +
      scale_x_discrete(drop = TRUE) +  # Remove categories with NA or zero
      theme(axis.text.x = element_text(angle = 45, hjust = 1))
  )

  # Close the pdf device
  dev.off()
}

####################################
# check significance of total methylation in each context

# Fit the MANOVA model
model <- manova(cbind(Methylated.CpGs.x, Methylated.chgs.x, Methylated.CHHs.x) ~ Treatment+Site, data = Seedling_data)

# Print the summary of the MANOVA
summary(model)

# You can also get a detailed result using:
summary(model, test = "Wilks")  # Wilks' Lambda test is commonly used

# Df   Pillai approx F num Df den Df Pr(>F)
# Treatment  1 0.027282  0.26177      3     28 0.8523
# Site       2 0.279923  1.57314      6     58 0.1714
# Residuals 30
